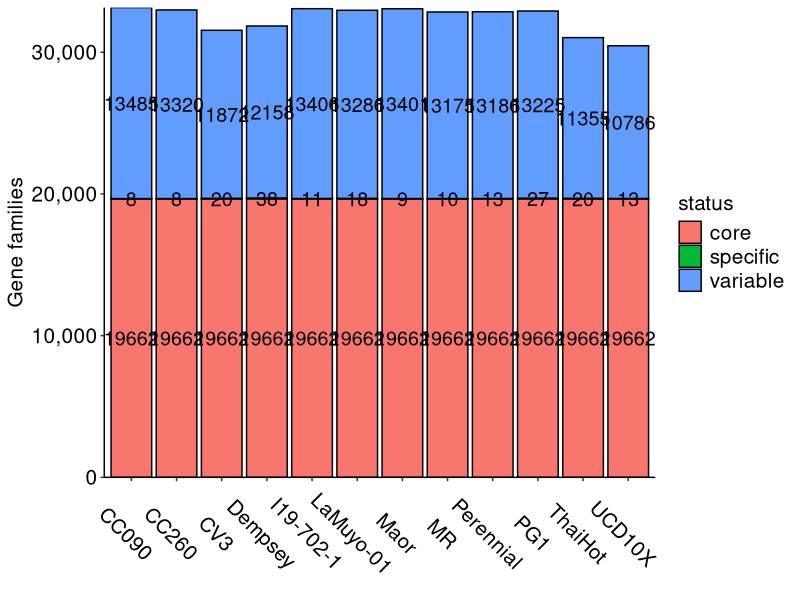

Write the R code that produced this figure.
library(ggplot2)
library(dplyr)
library(plyr)

df <- read.csv("Orthogroups.GeneCount.tsv", sep="\t", stringsAsFactors=F)
head(df)
str(df)

df_filt <- subset(df, select=-c(Orthogroup, Total))
df_filt[df_filt == 0] <- NA
df_filt[df_filt >= 1] <- 1
total <- rowSums(df_filt, na.rm=TRUE)
df_filt_merge <- cbind(df_filt, total)
str(df_filt_merge)
head(df_filt_merge)

# Number of core orthogroups.
df_core <- na.omit(subset(df_filt_merge, select=-c(total)))
str(df_core)
df_core_sum <- colSums(df_core)
df_core_sum

# Number of specific orthogroups.
df_specific <- df_filt_merge %>%
  filter(df_filt_merge$total == 1)
df_specific <- subset(df_specific, select=-c(total))
df_specific_sum <- colSums(df_specific, na.rm=TRUE)
df_specific_sum

# Number of variable orthogroups(2 <= No. of common orthogroups <= 11).
df_variable <- df_filt_merge %>% filter(2 <= df_filt_merge$total & df_filt_merge$total <= 11)
df_variable <- subset(df_variable, select=-c(total))
df_variable_sum <- colSums(df_variable, na.rm=TRUE)
df_variable_sum


data <- rbind(df_core_sum, df_variable_sum, df_specific_sum)
data

df <- data.frame(
  accessions = rep(c("CC090","CC260","CV3","Dempsey","I19-702-1","LaMuyo-01","MR","Maor","PG1","Perennial","ThaiHot","UCD10X"), 3),
  values     = c(data[1,], data[2,], data[3,]),
  status     = c(rep(c("core"), 12), rep(c("variable"), 12), rep(c("specific"), 12))
)
df

ggplot(df, aes(x=accessions, y=values, fill=status)) +
  geom_col(stat="identity", colour="black", position = position_stack(reverse=TRUE)) +
  labs(x="", y="Gene families") +
  theme(panel.background = element_blank(),
        strip.background = element_rect(fill="white", colour="black"),
        axis.line        = element_line(colour = "black"),
        panel.grid.major = element_blank(),
        panel.grid.minor = element_blank(),
        axis.text.x      = element_text(size=15, color="black", angle=315),
        axis.text.y      = element_text(size=15, color="black"),
        axis.title.y     = element_text(size=15),
        legend.title     = element_text(size=15),
        legend.text      = element_text(size=15)
        ) +
  scale_y_continuous(labels = scales::comma, limits=c(0, NA), expand = c(0, 0)) +
  geom_text(aes(label=values), size = 5, position = position_stack(vjust=0.5, reverse=TRUE))

